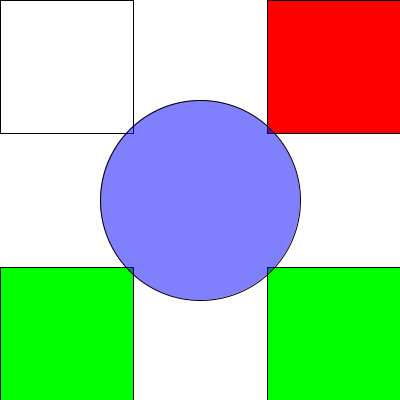
Frame 1 (no input)
Frame 60 (the mouse pressed at the canvas centre just before this capture): identical to frame 1, image omitted
Frame 120 (the mouse held since frame 60 and released just before this capture): identical to frame 1, image omitted

The Processing sketch that drew this single still picture (run headless with seeded random() and noise(); from frame 60 on, the mouse is pressed at the canvas centre):

// Processing sketch: D01_solucion
// ── D01_solucion.pde

float tamEX;
float tamEY;
float tamCX;
float tamCY;

void setup() {
  size(400, 400);
  tamEX = width/2;
  tamEY = height/2;

  tamCX = width/3;
  tamCY = height/3;
}

void draw() {
  background(255);

  fill(255);
  rect(0, 0, tamCX, tamCY);
  fill(255, 0, 0);
  rect(width-tamCX, 0, tamCX, tamCY);
  fill(0, 255, 0);
  rect(0, height-tamCY, tamCX, tamCY);
  rect(width-tamCX, height-tamCY, tamCX, tamCY);


  fill(0, 0, 255, 127);
  ellipse(width/2, height/2, tamEX, tamEY);
}
